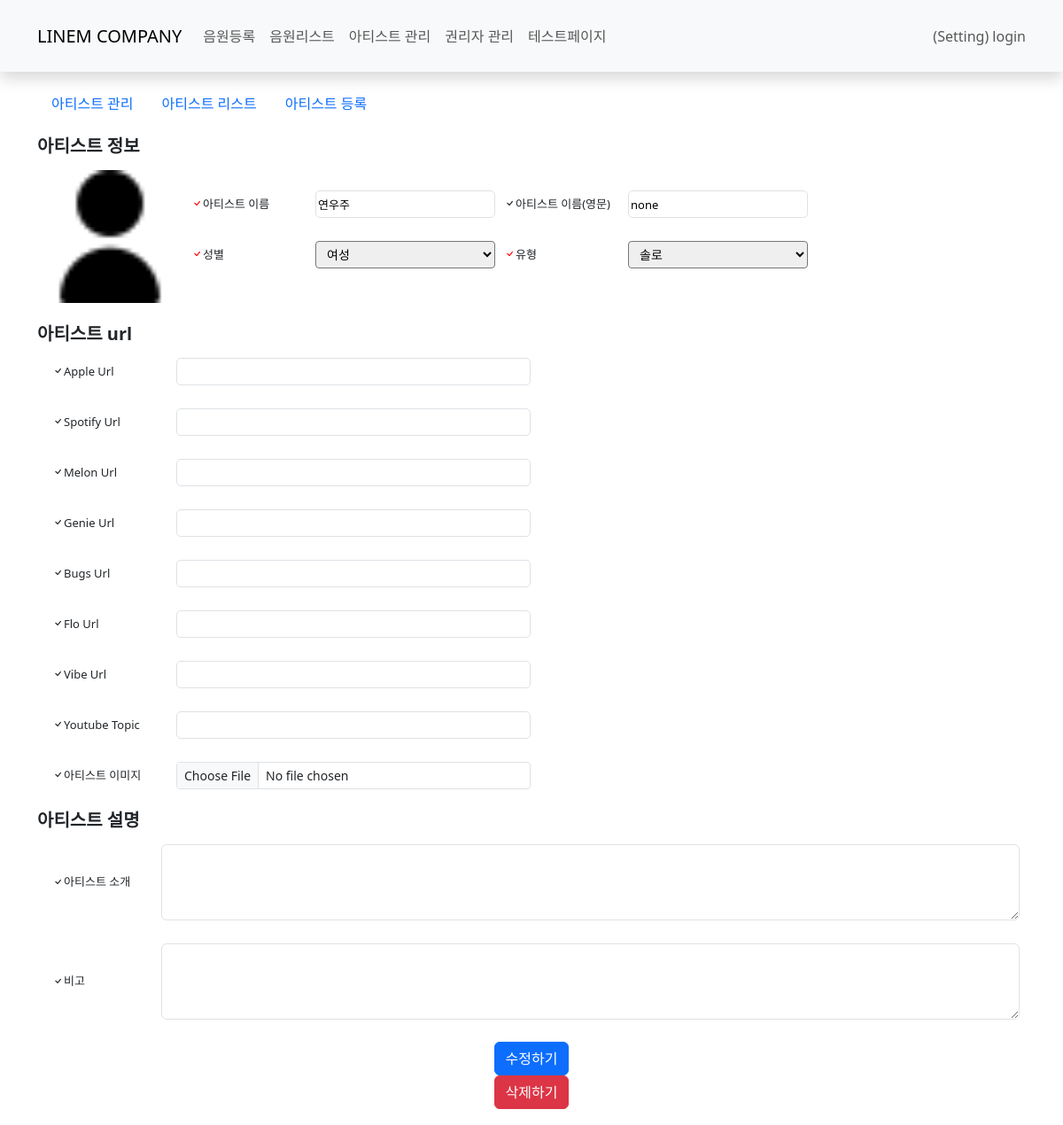
Before: /maincms/artists/2/ with the older database file.
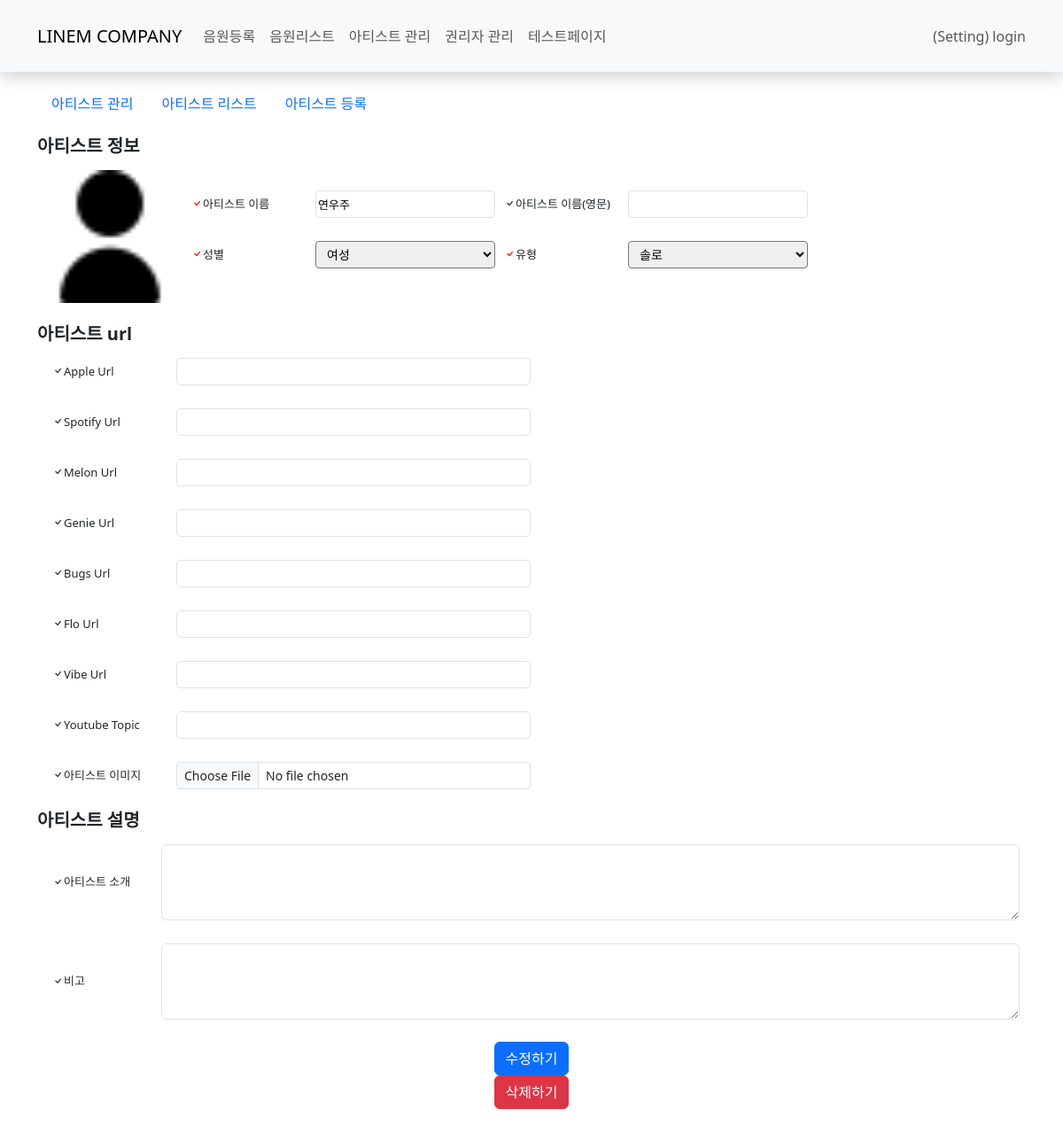
After: the same page with the newer database file.
### maincms/models.py (models this page shows, shortened)
class create_Artist_profile(models.Model):
    Artist_name = models.TextField()
    Artist_name_en = models.TextField(blank=True,)
    sex = models.CharField(max_length=200)
    category = models.TextField()
    Melon_ID = models.TextField(blank=True,)
    Apple_url = models.TextField(blank=True,)
    Spotify_ID = models.CharField(max_length=22,blank=True,)
    Youtube_ID = models.CharField(max_length=24,blank=True,)
    genie_url = models.TextField(blank=True,)
    bugs_url = models.TextField(blank=True,)
    flo_url = models.TextField(blank=True,)
    vibe_url = models.TextField(blank=True,)
    create_date = models.DateTimeField()
    Artist_ID = models.CharField(max_length=200)
    Artist_image = models.ImageField(upload_to='Artist_images', blank=True,)
    Albums = models.TextField(blank=True, default='[]')       # 메인 앨범
    withAlbums = models.TextField(blank=True, default='[]')   # 참여 앨범
    featAlbums = models.TextField(blank=True, default='[]')   # 피쳐링 앨범
    create_date = models.DateTimeField(auto_now_add=True)
    bio = models.TextField(blank=True,)
    artist_etc = models.TextField(blank=True,)

### maincms/views.py (the view)
# urls.py: path('artists/<int:artist_id>/', views.artist_detail),
def artist_detail(request, artist_id):
    artist = create_Artist_profile.objects.get(id=artist_id)
    context = {'artist_d' : artist}
    return render(request, 'maincms/artist_detail.html', context)

### templates/maincms/artist_detail.html (shortened to what this page needs)
{% extends 'maincms_base.html' %}
{% block content %}
{% include "maincms/navbar.html" %}
<div class="container-lg py-3">
    {% include "maincms/ar_navbar.html" %}
    <h5 class="fw-bold">아티스트 정보</h5>
    <form id="artist_create" method="post" enctype="multipart/form-data">
        <div class="info-field-col-st mb-3">
            <div class="info-field-start">
                {% if artist_d.Artist_image %}
                <img src="http://localhost:8000/media/{{ artist_d.Artist_image }}" style="width: 150px;" height="150px;">
                {% else %}
                <img src="http://localhost:8000/media/Artist_images/user_image_none.png" style="width: 150px;" height="150px;">
                {% endif %}
                <div class="info-field-column">
                    <div class="info-field-start mb-3">
                        <div class="label-field"><i class="bi bi-check check"></i>아티스트 이름</div><input class="form-in" type="text" name="Artist_name" value="{{ artist_d.Artist_name }}">
                        <div class="label-field"><i class="bi bi-check"></i>아티스트 이름(영문)</div><input class="form-in" type="text" name="Artist_name_en" value="{{ artist_d.Artist_name_en }}">
                    </div>
                    <div class="info-field-start mb-3">
                        <div class="label-field" ><i class="bi bi-check check"></i>성별</div>
                            <select class="form-select-sm" name="sex" style="width: 203px;">
                                <option value="Female" {% if artist_d.sex == "Female" %}selected{% endif %}>여성</option>
                            </select>
                            <div class="label-field"><i class="bi bi-check check"></i>유형</div>
                            <select class="form-select-sm" name="category" style="width: 203px;">
                                <option value="Solo" {% if artist_d.category == "Solo" %}selected{% endif %}>솔로</option>
                            </select>
                        </div>
                    </div>
                </div>
            </div>
        <h5 class="fw-bold">아티스트 url</h5>
        <div class="info-field-column">
            <div class="info-field-start mb-3">
                <div class="label-field"><i class="bi bi-check"></i>Apple Url</div><input class="form-in" style="width: 400px;" type="text" name="Apple_url" value="{{ artist_d.Apple_url }}">
            </div>
            <div class="info-field-start mb-3">
                <div class="label-field"><i class="bi bi-check"></i>Spotify Url</div><input class="form-in" style="width: 400px;" type="text" name="Spotify_ID" value="{{ artist_d.Spotify_ID }}">
            </div>
            <div class="info-field-start mb-3">
                <div class="label-field"><i class="bi bi-check"></i>Melon Url</div><input class="form-in" style="width: 400px;" type="text" name="Melon_ID" value="{{ artist_d.Melon_ID }}">
            </div>
            <div class="info-field-start mb-3">
                <div class="label-field"><i class="bi bi-check"></i>Genie Url</div><input class="form-in" style="width: 400px;" type="text" name="genie_url" value="{{ artist_d.genie_url }}">
            </div>
            <div class="info-field-start mb-3">
                <div class="label-field"><i class="bi bi-check"></i>Bugs Url</div><input class="form-in" style="width: 400px;" type="text" name="bugs_url" value="{{ artist_d.bugs_url }}">
            </div>
            <div class="info-field-start mb-3">
                <div class="label-field"><i class="bi bi-check"></i>Flo Url</div><input class="form-in" style="width: 400px;" type="text" name="flo_url" value="{{ artist_d.flo_url }}">
            </div>
            <div class="info-field-start mb-3">
                <div class="label-field"><i class="bi bi-check"></i>Vibe Url</div><input class="form-in" style="width: 400px;" type="text" name="vibe_url" value="{{ artist_d.vibe_url }}">
            </div>
            <div class="info-field-start mb-3">
                <div class="label-field"><i class="bi bi-check"></i>Youtube Topic</div><input class="form-in" style="width: 400px;" type="text" name="Youtube_ID" value="{{ artist_d.Youtube_ID }}">
            </div>
            <div class="info-field-start mb-3">
                <div class="label-field"><i class="bi bi-check"></i>아티스트 이미지</div><input class="form-control form-control-sm" style="width: 400px;" type="file" id="Artist_image" name="Artist_image">
            </div>
        </div>
        <h5 class="fw-bold">아티스트 설명</h5>
        <div class="info-field-column">
            <div class="info-field-start mb-3">
                <div class="label-field"><i class="bi bi-check"></i>아티스트 소개</div><textarea class="form-control" type="text" name="bio" rows="3"></textarea>
            </div>
            <div class="info-field-start mb-3">
                <div class="label-field"><i class="bi bi-check"></i>비고</div><textarea class="form-control" type="text" name="artist_etc" rows="3"></textarea>
            </div>
        </div>
        <div class="info-field-column">
            <button type="submit" class="btn btn-primary" formaction="{% url 'maincms:artist_update' artist_d.id %}">수정하기</button>
            <button type="submit" class="btn btn-danger" formaction="{% url 'maincms:artist_delete' artist_d.id %}" onclick="return confirm('정말 삭제하시겠습니까?');">삭제하기</button>
        </div>
    </form>
</div>
    {% endblock %}

### templates/maincms_base.html (shortened to what this page needs)
{% load static %}
<!DOCTYPE html>
<html lang="ko">
<head>
    <link rel="stylesheet" type="text/css" href="{% static 'bootstrap.min.css' %}">
    <link rel="stylesheet" type="text/css" href="{% static 'bootstrap-datepicker.css' %}">
    <link rel="stylesheet" href="https://cdn.jsdelivr.net/npm/bootstrap-icons@1.7.1/font/bootstrap-icons.css">
    <link rel="stylesheet" type="text/css" href="{% static 'maincms.css' %}">
</head>
<body>
{% block content %}
{% endblock %}
</body>
</html>

### templates/maincms/navbar.html (shortened to what this page needs)
<nav class="navbar navbar-expand-lg shadow bg-body-tertiary" >
    <div class="container-lg" style="height:65px;">
      <a class="navbar-brand" href="{% url 'maincms:maincms_in' %}">LINEM COMPANY</a>
      <div class="collapse navbar-collapse" id="navbarText">
        <ul class="navbar-nav me-auto mb-2 mb-lg-0">
          <li class="nav-item">
            <a class="nav-link" aria-current="page" href="{% url 'maincms:create_album' %}">음원등록</a>
          </li>
          <li class="nav-item">
            <a class="nav-link" href="#">음원리스트</a>
          </li>
          <li class="nav-item">
            <a class="nav-link" href="{% url 'maincms:Artists' %}">아티스트 관리</a>
          </li>
          <li class="nav-item">
            <a class="nav-link" href="{% url 'maincms:rightholder_view' %}">권리자 관리</a>
          </li>
          <li class="nav-item">
            <a class="nav-link" href="{% url 'maincms:test_test' %}">테스트페이지</a>
          </li>
        </ul>
        <span class="navbar-text">
          (Setting) login
        </span>
      </div>
    </div>
  </nav>

### templates/maincms/ar_navbar.html
<ul class="nav mb-3">
  <li class="nav-item">
    <a class="nav-link active" aria-current="page" href="{% url 'maincms:Artists' %}">아티스트 관리</a>
  </li>
  <li class="nav-item">
    <a class="nav-link" href="{% url 'maincms:Artists' %}">아티스트 리스트</a>
  </li>
  <li class="nav-item">
    <a class="nav-link" href="{% url 'maincms:create_artist' %}">아티스트 등록</a>
  </li>
</ul>

### static/maincms.css (style rules this page uses)
div { align-items: center; }
.info-field-column { font-size: 13px; display: flex; flex-direction: column; align-items: center; justify-content: center; width: 100%; height: auto; padding: 2px; }
.info-field-start { width: 100%; font-size: 13px; display: flex; padding: 5px; justify-self: left; }
.info-field-col-st { font-size: 13px; display: flex; flex-direction: column; justify-self: start; padding: 2px; }
.label-field { width: 150px; padding-left: 10px; padding-right: 5px; }
.check { color:red; }
.form-in { width: 203px; height: 31px; border: 1px, solid #dee2e6; border-radius: 5px; }

Changed rows visible on the page:
changed create_Artist_profile "연우주": Artist_name_en "none" → (not shown)
